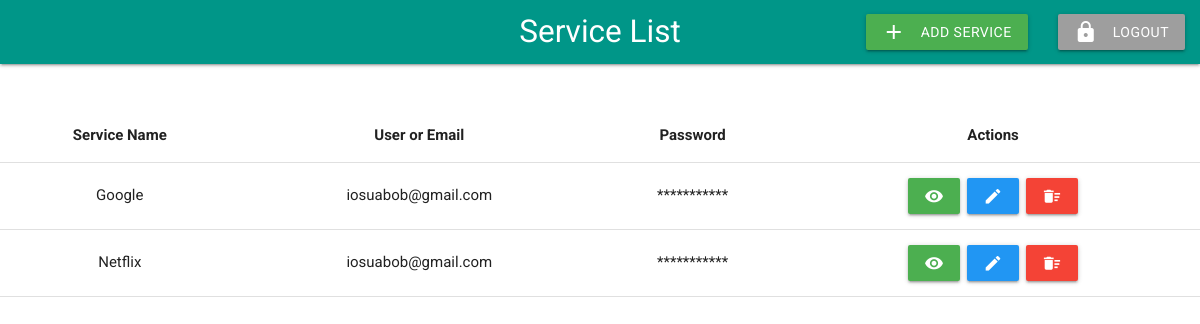
/service-list/ (signed in), run on the app's committed database.
### services/models.py (models this page shows)
class Service(models.Model):
    name = models.CharField(max_length=255, blank=False, null=False)
    username = models.CharField(max_length=100, blank=False, null=False)
    password = models.CharField(max_length=50, blank=False, null=False)
    user = models.ForeignKey(User, on_delete=models.CASCADE)

### services/views.py (the view)
# urls.py: path('service-list/', ServiceListView.as_view(), name='service_list'),
class ServiceListView(LoginRequiredMixin, ListView):
    template_name = 'services/service_list.html'
    model = Service
    context_object_name = 'all_services'
    def get_context_data(self, *, object_list=None, **kwargs):
        services = Service.objects.filter(user=self.request.user)
        return {'all_services': services}

### templates/services/service_list.html (shortened to what this page needs)
{% extends 'base.html' %}
{% block content %}
    <nav class="teal">
        <div class="nav-wrapper">
            <a class="brand-logo center">Service List</a>
            <ul class="right hide-on-med-and-down">
                <li><a class="waves-effect waves-light green btn" href= {% url 'services:service_create' %}><i
                        class="material-icons left">add</i>Add Service</a></li>
                <li><a class="waves-effect waves-light grey btn" href={% url 'logout' %}><i
                        class="material-icons left">lock</i>Logout</a></li>
            </ul>
        </div>
    </nav>
    <br><br>
    <table class="centered">
        <thead>
        <tr>
            <th>Service Name</th>
            <th>User or Email</th>
            <th>Password</th>
            <th>Actions</th>
        </tr>
        </thead>
        <tbody>
        {% for service in all_services %}
            <tr>
                <td>{{ service.name }}</td>
                <td>{{ service.username }}</td>
                <td id="{{ service.id }}_invisible">{% for char in service.password %}*{% endfor %}</td>
                <td>
                    <button class="waves-effect waves-light green btn"
                            onclick="visibilityClicked('{{ service.id }}_visible', '{{ service.id }}_invisible')"><i
                            class="material-icons center">visibility</i></button>&nbsp;
                    <a class="waves-effect waves-light blue btn" href={% url 'services:service_update' service.id %}><i
                            class="material-icons center">mode_edit</i></a>&nbsp;
                    <a class="waves-effect waves-light red btn" href={% url 'services:service_delete' service.id %}><i
                            class="material-icons center">delete_sweep</i></a>
                </td>
            </tr>
        {% endfor %}
        </tbody>
    </table>
{% endblock %}

### templates/base.html (style rules this page uses)
body { font-family: 'Roboto', sans-serif; }

### data on the page
Service: name "Google", username "iosuabob@gmail.com"
Service: name "Netflix", username "iosuabob@gmail.com"
